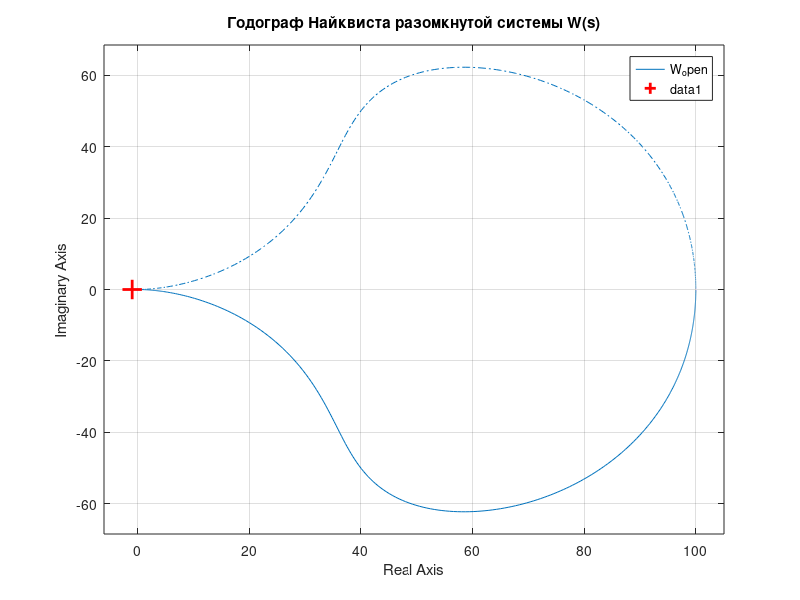
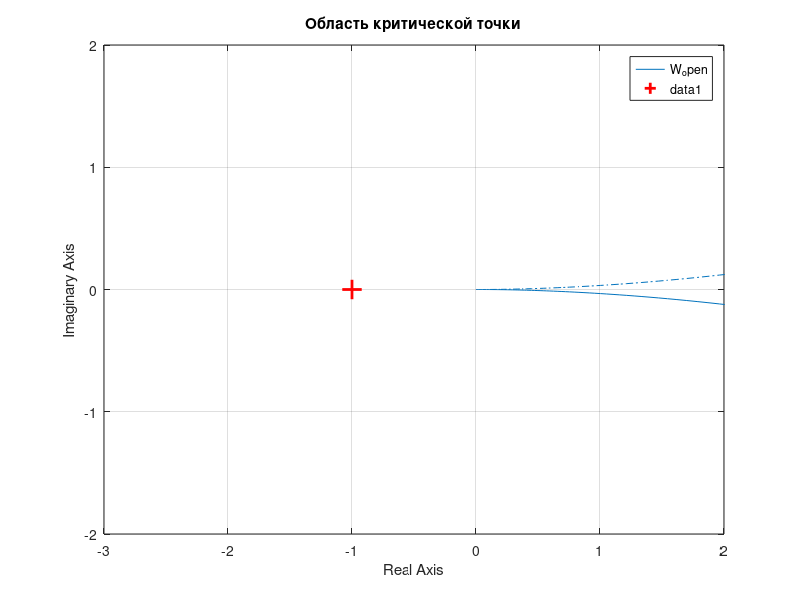

MATLAB code to generate these figures, in order: (Note: this script raises an error after producing the figures.)
clc;
clear;
close all;

s = tf('s');
W_open = 100 / (5*s^4 + 0.1*s^3 + 2*s^2 + 2*s + 1);
W_closed = 100 / (5*s^4 + 0.1*s^3 + 2*s^2 + 2*s + 101);

D_closed = [5, 0.1, 2, 2, 101];
disp('Характеристическое уравнение замкнутой системы:');
disp('D(s) = 5*s^4 + 0.1*s^3 + 2*s^2 + 2*s + 101 = 0');

a0=5; a1=0.1; a2=2; a3=2; a4=1;
H_open = [a1, a3, 0, 0;
    a0, a2, a4, 0;
    0,  a1, a3, 0;
    0,  a0, a2, a4];
D1_open = det(H_open(1:1,1:1));
D2_open = det(H_open(1:2,1:2));
disp('Критерий Гурвица (разомкнутая):');
disp(['D1 = ', num2str(D1_open), ', D2 = ', num2str(D2_open)]);
if D1_open>0 && D2_open>0, disp('Устойчива'); else disp('Неустойчива'); end

a4=101;
H_closed = [a1, a3, 0, 0;
    a0, a2, a4, 0;
    0,  a1, a3, 0;
    0,  a0, a2, a4];
D1_closed = det(H_closed(1:1,1:1));
D2_closed = det(H_closed(1:2,1:2));
disp('Критерий Гурвица (замкнутая):');
disp(['D1 = ', num2str(D1_closed), ', D2 = ', num2str(D2_closed)]);
if D1_closed>0 && D2_closed>0, disp('Устойчива'); else disp('Неустойчива'); end

figure('Color', 'w');
nyquist(W_open);
grid on; hold on;
plot(-1, 0, 'r+', 'MarkerSize', 14, 'LineWidth', 2);
title('Годограф Найквиста разомкнутой системы W(s)');

figure('Color', 'w');
nyquist(W_open); grid on; hold on;
plot(-1, 0, 'r+', 'MarkerSize', 14, 'LineWidth', 2);
xlim([-3 2]); ylim([-2 2]);
title('Область критической точки');

[num, den] = tfdata(W_closed, 'v');
D = round(den, 10);
w = 0:0.001:10;              
Djw = polyval(D, 1i*w);

scale = max(abs(Djw));
Re_norm = real(Djw) / scale;
Im_norm = imag(Djw) / scale;

figure('Color', 'w');
plot(Re_norm, Im_norm, 'b-', 'LineWidth', 1.8); hold on;
plot(Re_norm(1), Im_norm(1), 'go', 'MarkerFaceColor', 'g', 'MarkerSize', 8);
plot(Re_norm(end), Im_norm(end), 'rs', 'MarkerFaceColor', 'r', 'MarkerSize', 8);
text(Re_norm(1), Im_norm(1), '  \omega = 0', 'Color', 'g');
text(Re_norm(end), Im_norm(end), '  \omega = max', 'Color', 'r');
plot([0 0], [min(Im_norm) max(Im_norm)], 'k:', 'LineWidth', 0.8);
plot([min(Re_norm) max(Re_norm)], [0 0], 'k:', 'LineWidth', 0.8);
grid on; box on;
xlabel('Re D(j\omega)');
ylabel('Im D(j\omega)');
title('Кривая Михайлова D(j\omega)');
axis equal;

disp('Корни характеристического уравнения:');
disp(roots(D_closed));

t = 0:0.01:5;
figure('Color', 'w');
step(W_open, t); hold on;
step(W_closed, t);
grid on;
legend('Разомкнутая система', 'Замкнутая система');
title('Переходные процессы при ступенчатом воздействии');
xlabel('Время, с');
ylabel('Выход, y(t)');
